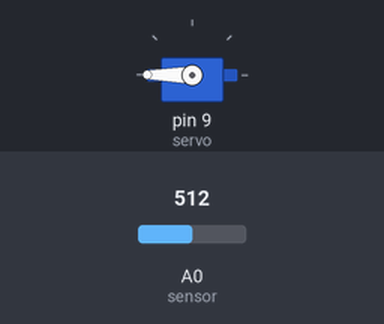
Simulated run of this sketch. Board: Arduino Uno, built with avr-gcc and run on an emulated ATmega328P. On the bench: servo. Inputs (shaded band) come from the test bench; at power-on: A0 (sensor) = 512.

Above: at 1.2 s.
1.3 s: A0 (sensor) set to 496
At 2.5 s:
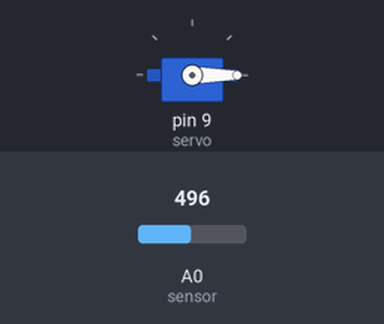
2.8 s: A0 (sensor) set to 521
At 3.9 s:
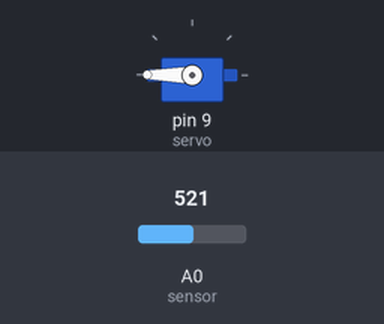
4.3 s: A0 (sensor) set to 511
At 5.1 s:
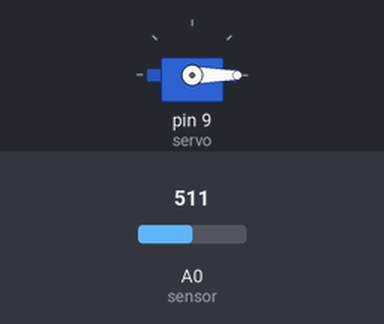
Timing chart, 0 to 7.3 s (numbered marks = the images above; inputs shaded):
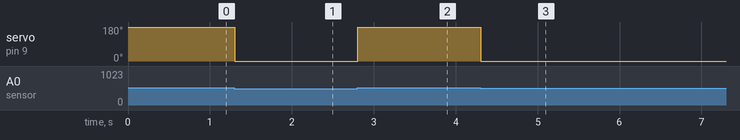

The sketch:

S12_S2_3.ino
```cpp
#include <Servo.h>

int sensor = A0;

Servo servo;

void setup() {
  pinMode(sensor, INPUT);
  servo.attach(9);
  Serial.begin(9600);
}

void loop() {
  // Rain = 0, No Rain = 1023
  int value = analogRead(sensor);

  if(value > 511) {
    servo.write(180);
  } else {
    servo.write(0);
  }

  delay(100);
}
```

Measured:
- the behaviour switches between 512 and 511 on A0 (sensor) (found by bisection; images 0 and 1)
- after the input at 1.3 s, servo on pin 9 (servo): 180° → 0° at once
- after the input at 2.8 s, servo on pin 9 (servo): 0° → 180° at once
- after the input at 4.3 s, servo on pin 9 (servo): 180° → 0° at once
